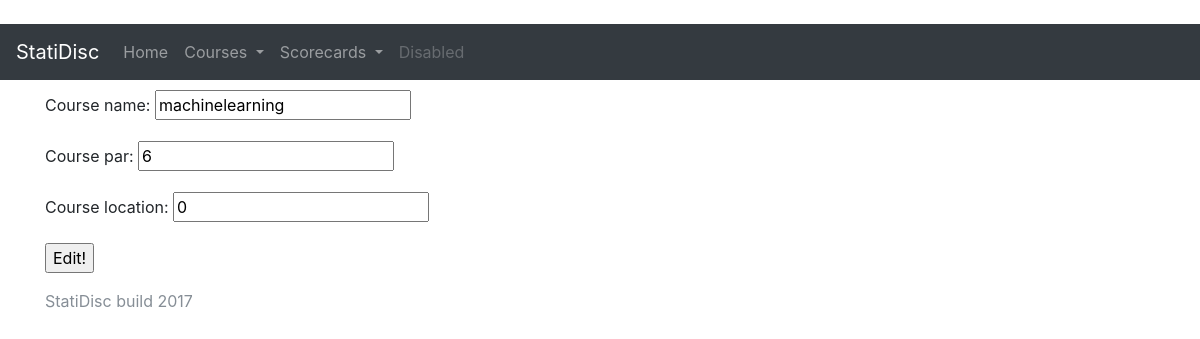
The page /courses/courseedit/13/ on the database its author committed.
### courses/models.py (models this page shows, shortened)
class Course(models.Model):
    course_name = models.CharField(max_length=200) # Name of course
    course_par = models.PositiveIntegerField(null=True) # Course total par
    course_location = models.CharField(max_length=200) # Location, like town or such for the course

### courses/views.py (the view)
# urls.py: url(r'^courseedit/(?P<pk>\d+)/$', views.courseedit.as_view(), name='courseedit'),
class courseedit(generic.UpdateView):
    model = Course
    fields = ['course_name', 'course_par', 'course_location']
    template_name = 'courses/courseedit.html'

### back_up/courses_original/templates/courses/courseedit.html (shortened to what this page needs)
﻿<!DOCTYPE html>
    {% extends 'courses/base.html' %}
    {% block content %}
    <form action="" method="post">
        {{ form.as_p }}
        <input type="submit" value="Edit!" />
    </form>
    {% endblock %}

### rows shown on the page
Course: course_name "machinelearning", course_par "6", course_location "0"
